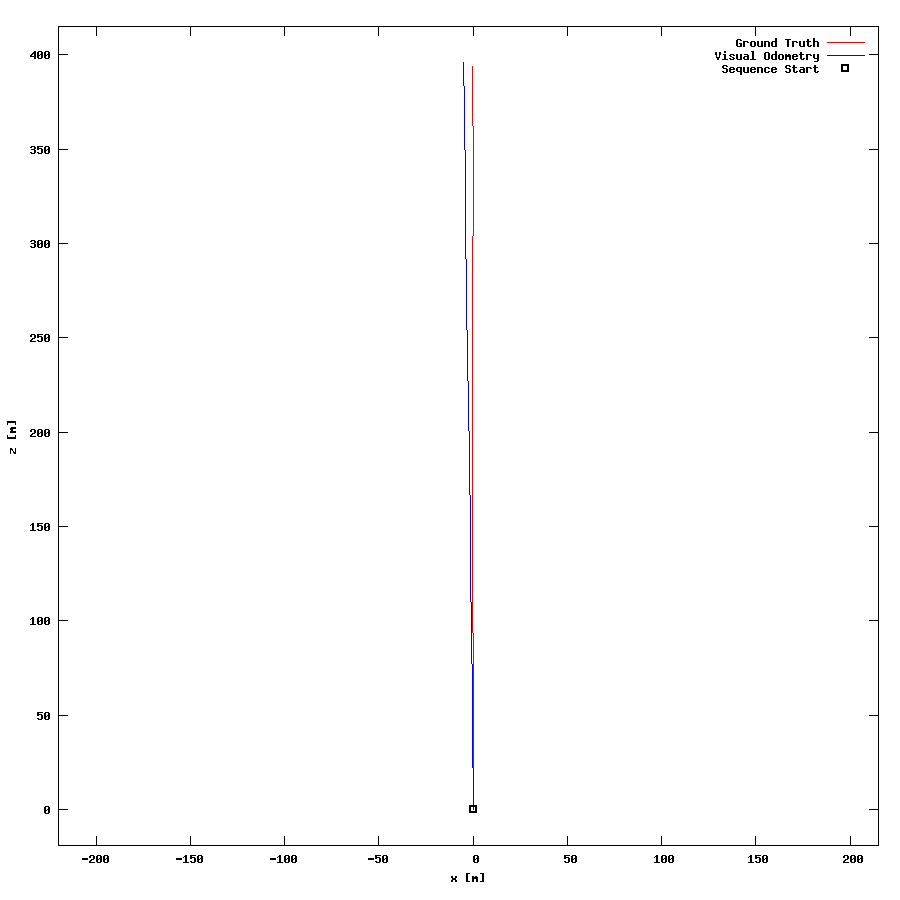

Recreate this plot in gnuplot.
set term postscript eps enhanced color
set output "04.eps"
set size ratio -1
set xrange [-220:215]
set yrange [-19:415]
set xlabel "x [m]"
set ylabel "z [m]"
plot "04.txt" using 1:2 lc rgb "#FF0000" title 'Ground Truth' w lines,"04.txt" using 3:4 lc rgb "#0000FF" title 'Visual Odometry' w lines,"< head -1 04.txt" using 1:2 lc rgb "#000000" pt 4 ps 1 lw 2 title 'Sequence Start' w points
